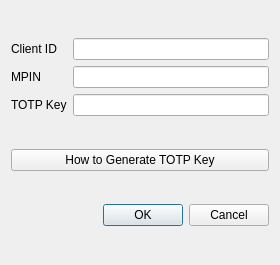
<?xml version="1.0" encoding="UTF-8"?>
<ui version="4.0">
 <class>Dialog</class>
 <widget class="QDialog" name="Dialog">
  <property name="geometry">
   <rect>
    <x>0</x>
    <y>0</y>
    <width>280</width>
    <height>265</height>
   </rect>
  </property>
  <property name="windowTitle">
   <string>Dialog</string>
  </property>
  <layout class="QGridLayout" name="gridLayout">
   <item row="2" column="0">
    <widget class="QDialogButtonBox" name="buttonBox">
     <property name="orientation">
      <enum>Qt::Horizontal</enum>
     </property>
     <property name="standardButtons">
      <set>QDialogButtonBox::Cancel|QDialogButtonBox::Ok</set>
     </property>
    </widget>
   </item>
   <item row="0" column="0">
    <layout class="QGridLayout" name="gridLayout_2">
     <item row="1" column="1">
      <widget class="QLineEdit" name="mpin_line"/>
     </item>
     <item row="2" column="1">
      <widget class="QLineEdit" name="totp_key_line"/>
     </item>
     <item row="0" column="0">
      <widget class="QLabel" name="label">
       <property name="text">
        <string>Client ID</string>
       </property>
      </widget>
     </item>
     <item row="1" column="0">
      <widget class="QLabel" name="label_2">
       <property name="text">
        <string>MPIN</string>
       </property>
      </widget>
     </item>
     <item row="0" column="1">
      <widget class="QLineEdit" name="client_id_line"/>
     </item>
     <item row="2" column="0">
      <widget class="QLabel" name="label_3">
       <property name="text">
        <string>TOTP Key</string>
       </property>
      </widget>
     </item>
    </layout>
   </item>
   <item row="1" column="0">
    <widget class="QPushButton" name="how_to_button">
     <property name="text">
      <string>How to Generate TOTP Key</string>
     </property>
    </widget>
   </item>
  </layout>
 </widget>
 <tabstops>
  <tabstop>client_id_line</tabstop>
  <tabstop>mpin_line</tabstop>
  <tabstop>totp_key_line</tabstop>
 </tabstops>
 <resources/>
 <connections>
  <connection>
   <sender>buttonBox</sender>
   <signal>accepted()</signal>
   <receiver>Dialog</receiver>
   <slot>accept()</slot>
   <hints>
    <hint type="sourcelabel">
     <x>248</x>
     <y>254</y>
    </hint>
    <hint type="destinationlabel">
     <x>157</x>
     <y>274</y>
    </hint>
   </hints>
  </connection>
  <connection>
   <sender>buttonBox</sender>
   <signal>rejected()</signal>
   <receiver>Dialog</receiver>
   <slot>reject()</slot>
   <hints>
    <hint type="sourcelabel">
     <x>316</x>
     <y>260</y>
    </hint>
    <hint type="destinationlabel">
     <x>286</x>
     <y>274</y>
    </hint>
   </hints>
  </connection>
 </connections>
</ui>
